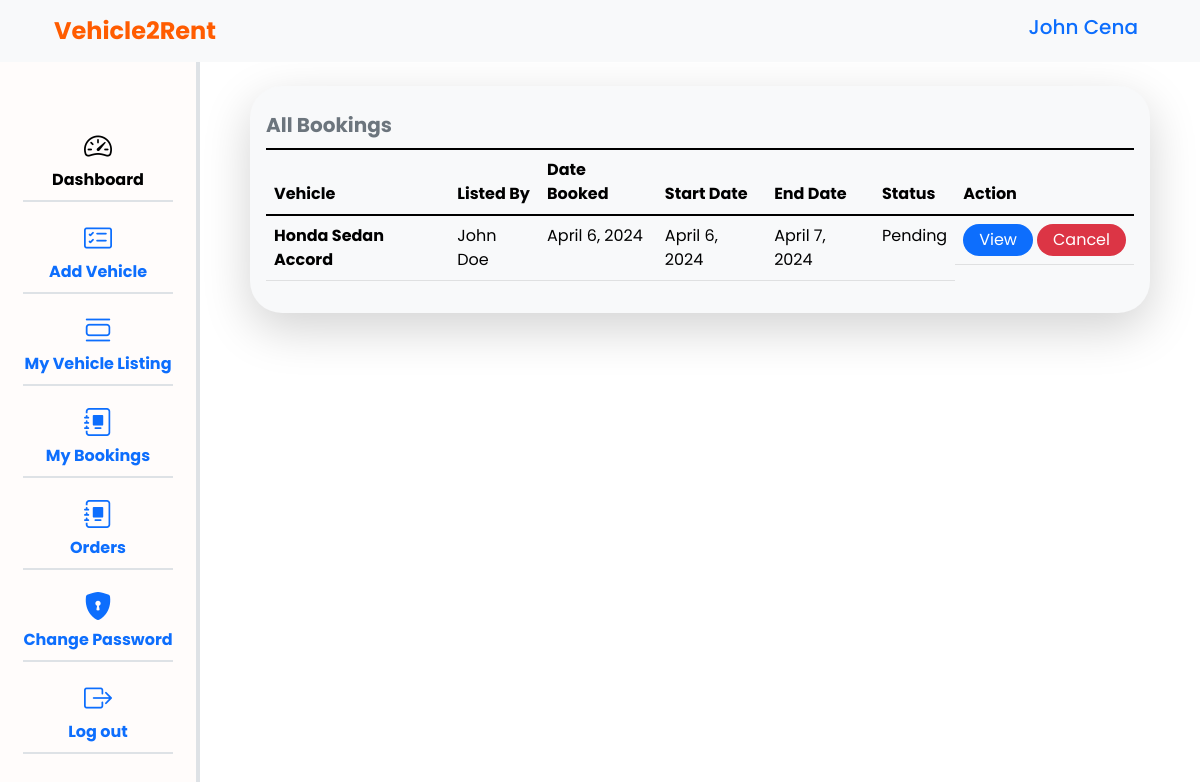
The app's page /bookings/my-bookings (signed in) with its own data.
### apps/users/models.py (models this page shows, shortened)
class CustomUser(BaseModel, PermissionsMixin, AbstractBaseUser):
    first_name = models.CharField(max_length=100)
    last_name = models.CharField(max_length=100)
    email = models.EmailField(unique=True, max_length=100)
    gender = models.CharField(
        default="male", choices=choices.GENDER, max_length=10)
    phone_no = models.CharField(max_length=50, blank=True)
    document_type = models.CharField(
        max_length=100, choices=choices.DOCUMENT_TYPES)
    document = models.FileField(upload_to="documents/", help_text=_(
        "upload a legal document that truely identifies you for verification."),
        blank=True, null=True)
    profile_picture = models.ImageField(
        upload_to="profile picture/", default="images/dummy.png")
    personal_description = models.TextField(
        max_length=500, blank=True, null=True)
    is_active = models.BooleanField(default=True)
    is_staff = models.BooleanField(default=False)
    is_superuser = models.BooleanField(default=False)
    objects = CustomUserManager()
    USERNAME_FIELD = 'email'
    REQUIRED_FIELDS = ['first_name', 'last_name']
    class Meta:
        verbose_name = "User"
        verbose_name_plural = "Users"
    def get_full_name(self):
        return f"{self.first_name.capitalize()} {self.last_name.capitalize()}"

### apps/bookings/models.py (models this page shows, shortened)
class Booking(BaseModel):
    vehicle = models.ForeignKey(Vehicle, on_delete=models.CASCADE, related_name="booking")
    renter = models.ForeignKey(CustomUser, on_delete=models.SET_NULL, null=True, blank=True)
    renter_driver_license = models.FileField(blank=True, null=True)
    start_date = models.DateTimeField()
    end_date = models.DateTimeField()
    address = models.CharField(max_length=250, blank=True, null=True)
    city = models.CharField(max_length=100, blank=True, null=True)
    county = models.CharField(max_length=100, blank=True, null=True)
    total_price = models.DecimalField(max_digits=10, decimal_places=2)
    total_hours = models.CharField(max_length=50, blank=True, null=True)
    pickup_location = models.CharField(max_length=150, blank=True, null=True)
    dropoff_location = models.CharField(max_length=150, blank=True, null=True)
    status = models.CharField(max_length=100, choices=choices.BOOKING_APPROVAL, default="Pending")
    class Meta:
        verbose_name = "Booking"
        verbose_name_plural = "Bookings"
    def get_total_hours(self):
        duration_hours = (self.end_date - self.start_date).total_seconds() / 3600
        return ceil(duration_hours)
    def get_total_price(self):
        duration_hours = self.get_total_hours()
        total_price = Decimal(duration_hours) * self.vehicle.price_per_hour
        return total_price

### apps/vehicles/models.py (models this page shows, shortened)
class Vehicle(BaseModel):
    owner = models.ForeignKey(
        CustomUser, on_delete=models.CASCADE, related_name="vehicle")
    vehicle_type = models.CharField(
        choices=choices.VEHICLE_TYPES, max_length=100, blank=True, null=True)
    vehicle_make = models.CharField(
        choices=choices.VEHICLE_MAKES, max_length=100, blank=True, null=True)
    model = models.CharField(max_length=100, blank=True, null=True)
    year = models.CharField(max_length=50, blank=True, null=True)
    max_speed = models.CharField(max_length=10, blank=True, null=True)
    total_doors = models.CharField(
        max_length=20, choices=choices.TOTAL_VEHICLE_DOORS, blank=True, null=True)
    transmission_type = models.CharField(
        max_length=50, choices=choices.TRANSMISSION_TYPES, blank=True, null=True)
    total_passengers = models.CharField(
        max_length=20, choices=choices.TOTAL_PASSENGERS, blank=True, null=True)
    registration_certificate = models.FileField(
        upload_to="vehicle certificates/", blank=True, null=True)
    fuel_type = models.CharField(
        max_length=50, choices=choices.FUEL_TYPE,  blank=True, null=True)
    temperature_regulator = models.CharField(
        max_length=50, choices=choices.TEMPERATURE_REGULATOR, default="Air Conditioning")
    engine_capacity = models.CharField(max_length=50, blank=True, null=True)
    availability_status = models.CharField(
        max_length=50, choices=choices.AVAILABILITY_STATUS, default="Available")
    price_per_hour = models.DecimalField(
        max_digits=10, decimal_places=2,  blank=True, null=True)
    pickup_location = models.CharField(max_length=150, blank=True, null=True)
    image = models.ImageField(
        upload_to="vehicle images/", blank=True, null=True)
    description = models.TextField(blank=True, null=True)
    objects = VehicleManager
    class Meta:
        indexes = [
            models.Index(fields=['vehicle_type']),
            models.Index(fields=['vehicle_make']),
        ]
        verbose_name = "Vehicle"
        verbose_name_plural = "Vehicles"
    def get_price_per_hour(self):
        return f"${self.price_per_hour}/hr"
    def get_full_vehicle_name(self):
        return f"{self.vehicle_make.capitalize()} {self.vehicle_type.capitalize()} {self.model.capitalize()}"

### apps/bookings/views.py (the view)
# urls.py: path('my-bookings', views.BookingListView.as_view(), name="booking_list"),
class BookingListView(LoginRequiredMixin, generic.ListView):
    model = Booking
    fields = "__all__"
    template_name = "bookings/my_bookings.html"
    context_object_name = "bookings"
    def get_queryset(self):
        return super().get_queryset().filter(renter=self.request.user)

### apps/bookings/templates/bookings/my_bookings.html (shortened to what this page needs)
{% extends "dashboard.html" %}
{% load static %}
{% block content %}
  <div class="bg-light mt-4 rounded-5 shadow-lg py-3 px-3 w-100 table-responsive-lg">
    <table class="table table-light">
      {% if bookings %}
        <caption class="fw-bold fs-5 caption-top">All Bookings</caption>
        <thead>
          <tr>
            <th scope="col">Vehicle</th>
            <th scope="col">Listed By</th>
            <th scope="col">Date Booked</th>
            <th scope="col">Start Date</th>
            <th scope="col">End Date</th>
            <th scope="col">Status</th>
            <th scope="col">Action</th>
          </tr>
        </thead>
        <tbody>
          {% for booking in bookings %}
            <tr>
              <th>{{ booking.vehicle.get_full_vehicle_name }}</th>
              <td>{{ booking.vehicle.owner.get_full_name }}</td>
              <td>{{ booking.created_on|date }}</td>
              <td>{{ booking.start_date|date }}</td>
              <td>{{ booking.end_date|date }}</td>
              <td>{{ booking.status }}</td>
              <td class="d-flex gap-1">
                <button type="button" class="text-white rounded-pill border-0 d-inline-block py-1 px-3 bg-primary d-inline-block" data-bs-toggle="modal" data-bs-target="#exampleModal{{ booking.id }}">View</button>
                <span class="bg-danger text-white rounded-pill d-inline-block py-1 px-3">
                  <a href="{% url "cancel_order" booking.id %}" class="text-white text-decoration-none">Cancel</a>
                </span >
              </td>
            </tr>
          {% endfor %}
        </tbody>
      {% else %}
        <table class="table table-light mt-5">
          <caption class="fw-bold fs-5 caption-top text-center">No bookings available</caption>
        </table>
      {% endif %}
    </table>
  </div>
{% endblock content %}

### templates/dashboard.html (shortened to what this page needs)
{% load static %}
<!DOCTYPE html>
<html lang="en">
<head>
    <link rel="stylesheet" href="https://cdn.jsdelivr.net/npm/bootstrap-icons@1.11.3/font/bootstrap-icons.min.css" />
    <link href="https://cdn.jsdelivr.net/npm/bootstrap@5.3.3/dist/css/bootstrap.min.css" rel="stylesheet"/>
    <link rel="stylesheet" href="{% static "./bootstrap/css/bootstrap.min.css" %}" />
    <link rel="stylesheet" href="{% static "./css/index.css" %}"/>
    <link rel="stylesheet" href="{% static "./css/dashboard.css" %}"/>
</head>
<body class="border-3">
  <header>
    <nav class="navbar navbar-expand-lg bg-body-tertiary">
      <div class="container-sm">
        <div class="collapse navbar-collapse" id="navbarSupportedContent">
          <a class="navbar-brand d-none d-lg-block fw-bold fs-4 me-auto" href="{% url "home" %}">Vehicle2Rent</a>
          <ul class="navbar-nav mb-2 fw-medium fs-5 mb-lg-0">
            <li class="nav-item">
              <a class="nav-link">{{ user.get_full_name }}</a>
            </li>
          </ul>
        </div>
      </div>
    </nav>
  </header>
  <main class="d-flex">
    <aside class="col-2 border-end border-4 position-fixed z-2 d-none d-md-block">
      <div class="overflow-y-auto h-100">
        <nav class="nav flex-column align-items-center justify-content-center">
          <ul class="navbar-nav text-black my-5">
            <li class="nav-item fw-bold border-2 border-bottom pt-3">
              <a class="nav-link active d-flex flex-column align-items-center justify-content-center"
                aria-current="page" href="{% url "user_profile" %}">
                <div>
                  <i class="bi bi-speedometer2 fs-3"></i>
                </div>
                <span> Dashboard </span>
              </a>
            </li>
            <li class="nav-item fw-bold border-2 border-bottom pt-3">
              <a class="nav-link d-flex flex-column align-items-center justify-content-center"
                href="{% url "add_vehicle" %}">
                <div>
                  <i class="bi bi-card-checklist fs-3"></i>
                </div>
                <span> Add Vehicle </span>
              </a>
            </li>
            <li class="nav-item fw-bold border-2 border-bottom pt-3">
              <a class="nav-link d-flex flex-column align-items-center justify-content-center" href="{% url "vehicle_list" %}">
                <div>
                  <i class="bi bi-view-list fs-3"></i>
                </div>
                <span> My Vehicle Listing </span>
              </a>
            </li>
            <li class="nav-item fw-bold border-2 border-bottom pt-3">
              <a class="nav-link d-flex flex-column align-items-center justify-content-center" href="{% url "booking_list" %}">
                <div>
                  <i class="bi bi-journal-album fs-3"></i>
                </div>
                <span>My Bookings</span>
              </a>
            </li>
             <li class="nav-item fw-bold border-2 border-bottom pt-3">
              <a class="nav-link d-flex flex-column align-items-center justify-content-center" href="{% url "order_list" %}">
                <div>
                  <i class="bi bi-journal-album fs-3"></i>
                </div>
                <span>Orders</span>
              </a>
            </li>
             <li class="nav-item fw-bold border-2 border-bottom pt-3">
              <a class="nav-link d-flex flex-column align-items-center justify-content-center"
                href="{% url "change_password" %}">
                <div>
                  <i class="bi bi-shield-lock-fill fs-3"></i>
                </div>
                <span> Change Password </span>
              </a>
            </li>
            <li class="nav-item d-flex align-items-center justify-content-center fw-bold border-2 border-bottom pt-3">
                <a href="{% url "user_logout" %}" class="nav-link d-flex flex-column align-items-center justify-content-center">
                    <div>
                    <i class="bi bi-box-arrow-right fs-3"></i>
                    </div>
                    <span> Log out </span>
                </a>
            </li>
          </ul>
        </nav>
      </div>
    </aside>
    <div class="col-2 d-none d-md-block"></div>
    <div class="col-12 col-md-9 mx-auto password">
      {% block content %}{% endblock content %}
    </div>
  </main>
</body>
</html>

### staticfiles/css/index.css (style rules this page uses)
:root { --custom-pri: #ff5c00; --white: #ffffff; }
* { margin: 0; padding: 0; box-sizing: border-box; }
body { font-family: "Poppins", sans-serif; }
main { min-height: 80vh; }
nav .navbar-brand { color: var(--custom-pri); }

### staticfiles/css/dashboard.css (style rules this page uses)
aside { background-color: rgba(255, 92, 0, 0.015); min-height: 100vh; }
.nav-link { padding-top: 0; }
aside { height: 100vh; padding-bottom: 40px; }

### records on screen
CustomUser: get_full_name "John Cena"
Booking: vehicle.get_full_vehicle_name "Honda Sedan Accord", vehicle.owner.get_full_name "John Doe", created_on "April 6, 2024", start_date "April 6, 2024", end_date "April 7, 2024", status "Pending"
